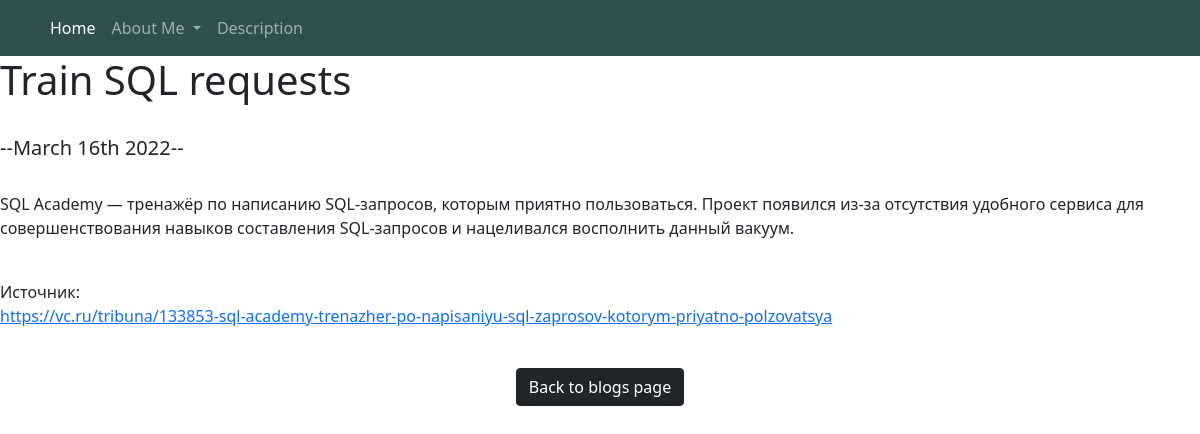
The page /blog/10/ on the database its author committed.
### blog/models.py (models this page shows, shortened)
class Blog(models.Model):
    title = models.CharField(max_length=100)
    url = models.URLField(blank=True)
    date = models.DateField(blank=True)
    description = models.TextField()

### blog/views.py (the view)
# urls.py: path('<int:blog_id>/', views.detail, name='detail'),
def detail(request, blog_id):
    blog = get_object_or_404(Blog, pk=blog_id)
    return render(request, 'blog/detail.html', {'blog': blog})

### blog/templates/blog/detail.html
{% extends 'portfolio/base.html' %}
{% block content %}
<h1>{{ blog.title }}</h1>
<br>
<h5>--{{ blog.date|date:'F jS Y' }}--</h5>
<br>
<p>{{ blog.description|striptags }}</p>
<br>
Источник: <a href="{{ blog.url }}"><p>{{ blog.url }}</p></a>
<br>
<div class="container text-center">
    <a href="{% url 'blog:all_blogs' %}" class="btn btn-dark">Back to blogs page</a>
</div>
{% endblock %}

### rows shown on the page
Blog: title "Train SQL requests", date "March 16th 2022", description "SQL Academy — тренажёр по написанию SQL-запросов, которым приятно пользоваться. Проект появился из-за отсутствия удобного сервиса для совершенствования навыков составления SQL-запросов и нацеливался восполнить данный вакуум.", url "https://vc.ru/tribuna/133853-sql-academy-trenazher-po-napisaniyu-sql-zaprosov-kotorym-priyatno-polzovatsya"
